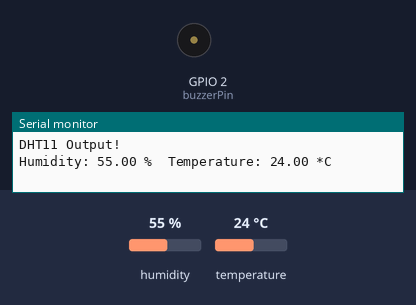
A sketch run on a simulated ESP32. Parts: buzzer (waves = sounding), the last lines printed to the serial monitor. The inputs (shaded band) are chosen by the test bench; at power-on: temperature 24 °C, humidity 55 %. WiFi joins after 1.5 s; servers stay silent unless stated.

Above: at 3.0 s.
3.1 s: temperature set to 27 °C
At 5.1 s:
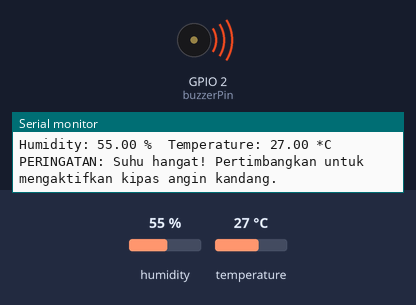
9.8 s: temperature set to 29 °C
13.6 s: temperature set to 32 °C
Timing chart, 0 to 23.2 s (numbered marks = the images above; inputs shaded):
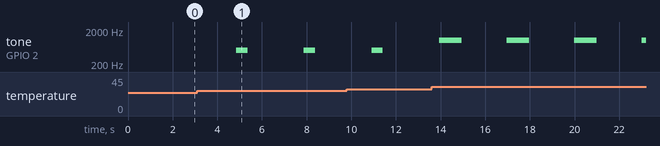

Measured:
- the behaviour switches between 25 and 26 °C on temperature (found by bisection; images 0 and 1)
- after the input at 3.1 s, tone on GPIO 2 (buzzerPin): alternates 500 Hz for 0.50 s and silent for 2.5 s, starting after 1.8 s

The sketch:

modul6.ino
```cpp
#define BLYNK_PRINT Serial
#define BLYNK_TEMPLATE_ID "TMPL6KK3v4pnq"
#define BLYNK_TEMPLATE_NAME "Quickstart Template"
#define BLYNK_AUTH_TOKEN "T3ZkeLQbq6FiKmdMJnzQlx3CRcKbaQ4s"

#include <Blynk.h>
#include <WiFi.h>
#include <WiFiClient.h>
#include <BlynkSimpleEsp32.h>

BlynkTimer timer;

char auth[] = BLYNK_AUTH_TOKEN;
char ssid[] = "lorem";
char pass[] = "test1234";

#include "DHT.h"
#define DHTPIN 25
#define DHTTYPE DHT11
DHT dht(DHTPIN, DHTTYPE);

const int buzzerPin = 2;// Pin buzzer (contoh: GPIO 14)

void setup()
{
    Serial.begin(115200);
    Blynk.begin(auth, ssid, pass, "blynk.cloud", 80);
    Serial.println("DHT11 Output!");
    dht.begin();
    pinMode(buzzerPin, OUTPUT);
    digitalWrite(buzzerPin, LOW); // Matikan buzzer saat startup
}

void loop()
{
    Blynk.run();
    timer.run();
    float temperature = dht.readTemperature();
    float humidity = dht.readHumidity();

    if (isnan(temperature) || isnan(humidity))
    {
        Serial.println("Failed to read DHT11");
    }
    else
    {
        Serial.print("Humidity: ");
        Serial.print(humidity);
        Serial.print(" %\t");
        Serial.print("Temperature: ");
        Serial.print(temperature);
        Serial.println(" *C");

        // Kirim data ke Blynk (Menukar V0 dan V1)
        Blynk.virtualWrite(V1, humidity);  // Kirim kelembaban ke pin virtual V1
        Blynk.virtualWrite(V0, temperature);  // Kirim suhu ke pin virtual V0

        // Kontrol buzzer berdasarkan suhu
        if (temperature > 30.0)
        {
            // Suhu panas, nyalakan buzzer dengan suara sangat kencang
            tone(buzzerPin, 1000, 1000); // Frekuensi 1000 Hz selama 1000 ms (1 detik)
            Serial.println("PERINGATAN: Suhu sangat panas! Aktifkan kipas angin kandang segera.");
            Blynk.logEvent("peringatan_suhu_panas", String("PERINGATAN: Suhu sangat panas! Aktifkan kipas angin kandang segera! Temperature: ") + temperature);
        }
        else if (temperature > 25.0)
        {
            // Suhu hangat, nyalakan buzzer dengan suara sedang
            tone(buzzerPin, 500, 500); // Frekuensi 500 Hz selama 500 ms (0.5 detik)
            Serial.println("PERINGATAN: Suhu hangat! Pertimbangkan untuk mengaktifkan kipas angin kandang.");
            Blynk.logEvent("peringatan_suhu_hangat", String("PERINGATAN: Suhu hangat! Pertimbangkan untuk mengaktifkan kipas angin kandang! Temperature: ") + temperature);
        }
        else
        {
            // Suhu normal, matikan buzzer
            noTone(buzzerPin);
        }

        delay(3000);
    }
}
```
